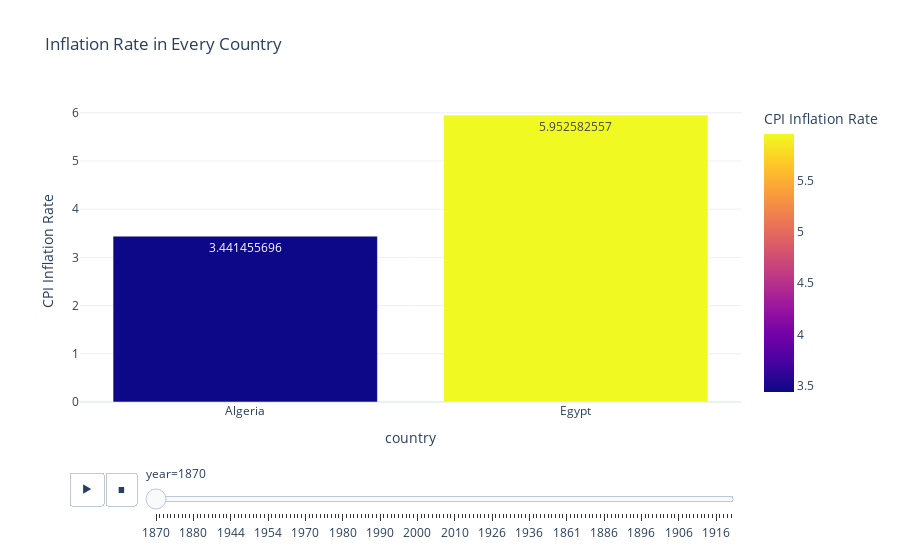

Here is the notebook cell this chart was saved with:
### Code cell
# Inflation rate bar chart by country and year
fig = px.bar(df, x='country', y='inflation_annual_cpi', color='inflation_annual_cpi', animation_frame='year', text='inflation_annual_cpi', labels={'inflation_annual_cpi': 'CPI Inflation Rate'}, template='plotly_white', title='Inflation Rate in Every Country')
fig.show()

### Figure 1 — Plotly figure (JSON) as saved in the notebook; plotly's stock layout.template omitted (floating-point values rounded to 4 significant figures)
{"data": [{"hovertemplate": "year=1870<br>country=%{x}<br>CPI Inflation Rate=%{marker.color}<extra></extra>", "legendgroup": "", "marker": {"color": [3.441, 5.953], "coloraxis": "coloraxis", "pattern": {"shape": ""}}, "name": "", "orientation": "v", "showlegend": false, "text": [3.441, 5.953], "textposition": "auto", "type": "bar", "x": ["Algeria", "Egypt"], "xaxis": "x", "y": [3.441, 5.953], "yaxis": "y"}], "layout": {"barmode": "relative", "coloraxis": {"colorbar": {"title": {"text": "CPI Inflation Rate"}}, "colorscale": [[0, "#0d0887"], [0.1111, "#46039f"], [0.2222, "#7201a8"], [0.3333, "#9c179e"], [0.4444, "#bd3786"], [0.5556, "#d8576b"], [0.6667, "#ed7953"], [0.7778, "#fb9f3a"], [0.8889, "#fdca26"], [1, "#f0f921"]]}, "legend": {"tracegroupgap": 0}, "sliders": [{"active": 0, "currentvalue": {"prefix": "year="}, "len": 0.9, "pad": {"b": 10, "t": 60}, "steps": [{"args": [["1870"], {"frame": {"duration": 0, "redraw": true}, "fromcurrent": true, "mode": "immediate", "transition": {"duration": 0, "easing": "linear"}}], "label": "1870", "method": "animate"}, {"args": [["1871"], {"frame": {"duration": 0, "redraw": true}, "fromcurrent": true, "mode": "immediate", "transition": {"duration": 0, "easing": "linear"}}], "label": "1871", "method": "animate"}, {"args": [["1872"], {"frame": {"duration": 0, "redraw": true}, "fromcurrent": true, "mode": "immediate", "transition": {"duration": 0, "easing": "linear"}}], "label": "1872", "method": "animate"}, {"args": [["1873"], {"frame": {"duration": 0, "redraw": true}, "fromcurrent": true, "mode": "immediate", "transition": {"duration": 0, "easing": "linear"}}], "label": "1873", "method": "animate"}, {"args": [["1874"], {"frame": {"duration": 0, "redraw": true}, "fromcurrent": true, "mode": "immediate", "transition": {"duration": 0, "easing": "linear"}}], "label": "1874", "method": "animate"}, {"args": [["1875"], {"frame": {"duration": 0, "redraw": true}, "fromcurrent": true, "mode": "immediate", "transition": {"duration": 0, "easing": "linear"}}], "label": "1875", "method": "animate"}, {"args": [["1876"], {"frame": {"duration": 0, "redraw": true}, "fromcurrent": true, "mode": "immediate", "transition": {"duration": 0, "easing": "linear"}}], "label": "1876", "method": "animate"}, {"args": [["1877"], {"frame": {"duration": 0, "redraw": true}, "fromcurrent": true, "mode": "immediate", "transition": {"duration": 0, "easing": "linear"}}], "label": "1877", "method": "animate"}, {"args": [["1878"], {"frame": {"duration": 0, "redraw": true}, "fromcurrent": true, "mode": "immediate", "transition": {"duration": 0, "easing": "linear"}}], "label": "1878", "method": "animate"}, {"args": [["1879"], {"frame": {"duration": 0, "redraw": true}, "fromcurrent": true, "mode": "immediate", "transition": {"duration": 0, "easing": "linear"}}], "label": "1879", "method": "animate"}, {"args": [["1880"], {"frame": {"duration": 0, "redraw": true}, "fromcurrent": true, "mode": "immediate", "transition": {"duration": 0, "easing": "linear"}}], "label": "1880", "method": "animate"}, {"args": [["1881"], {"frame": {"duration": 0, "redraw": true}, "fromcurrent": true, "mode": "immediate", "transition": {"duration": 0, "easing": "linear"}}], "label": "1881", "method": "animate"}, {"args": [["1882"], {"frame": {"duration": 0, "redraw": true}, "fromcurrent": true, "mode": "immediate", "transition": {"duration": 0, "easing": "linear"}}], "label": "1882", "method": "animate"}, {"args": [["1883"], {"frame": {"duration": 0, "redraw": true}, "fromcurrent": true, "mode": "immediate", "transition": {"duration": 0, "easing": "linear"}}], "label": "1883", "method": "animate"}, {"args": [["1884"], {"frame": {"duration": 0, "redraw": true}, "fromcurrent": true, "mode": "immediate", "transition": {"duration": 0, "easing": "linear"}}], "label": "1884", "method": "animate"}, {"args": [["1939"], {"frame": {"duration": 0, "redraw": true}, "fromcurrent": true, "mode": "immediate", "transition": {"duration": 0, "easing": "linear"}}], "label": "1939", "method": "animate"}, {"args": [["1940"], {"frame": {"duration": 0, "redraw": true}, "fromcurrent": true, "mode": "immediate", "transition": {"duration": 0, "easing": "linear"}}], "label": "1940", "method": "animate"}, {"args": [["1941"], {"frame": {"duration": 0, "redraw": true}, "fromcurrent": true, "mode": "immediate", "transition": {"duration": 0, "easing": "linear"}}], "label": "1941", "method": "animate"}, {"args": [["1942"], {"frame": {"duration": 0, "redraw": true}, "fromcurrent": true, "mode": "immediate", "transition": {"duration": 0, "easing": "linear"}}], "label": "1942", "method": "animate"}, {"args": [["1943"], {"frame": {"duration": 0, "redraw": true}, "fromcurrent": true, "mode": "immediate", "transition": {"duration": 0, "easing": "linear"}}], "label": "1943", "method": "animate"}, {"args": [["1944"], {"frame": {"duration": 0, "redraw": true}, "fromcurrent": true, "mode": "immediate", "transition": {"duration": 0, "easing": "linear"}}], "label": "1944", "method": "animate"}, {"args": [["1945"], {"frame": {"duration": 0, "redraw": true}, "fromcurrent": true, "mode": "immediate", "transition": {"duration": 0, "easing": "linear"}}], "label": "1945", "method": "animate"}, {"args": [["1946"], {"frame": {"duration": 0, "redraw": true}, "fromcurrent": true, "mode": "immediate", "transition": {"duration": 0, "easing": "linear"}}], "label": "1946", "method": "animate"}, {"args": [["1947"], {"frame": {"duration": 0, "redraw": true}, "fromcurrent": true, "mode": "immediate", "transition": {"duration": 0, "easing": "linear"}}], "label": "1947", "method": "animate"}, {"args": [["1948"], {"frame": {"duration": 0, "redraw": true}, "fromcurrent": true, "mode": "immediate", "transition": {"duration": 0, "easing": "linear"}}], "label": "1948", "method": "animate"}, {"args": [["1949"], {"frame": {"duration": 0, "redraw": true}, "fromcurrent": true, "mode": "immediate", "transition": {"duration": 0, "easing": "linear"}}], "label": "1949", "method": "animate"}, {"args": [["1950"], {"frame": {"duration": 0, "redraw": true}, "fromcurrent": true, "mode": "immediate", "transition": {"duration": 0, "easing": "linear"}}], "label": "1950", "method": "animate"}, {"args": [["1951"], {"frame": {"duration": 0, "redraw": true}, "fromcurrent": true, "mode": "immediate", "transition": {"duration": 0, "easing": "linear"}}], "label": "1951", "method": "animate"}, {"args": [["1952"], {"frame": {"duration": 0, "redraw": true}, "fromcurrent": true, "mode": "immediate", "transition": {"duration": 0, "easing": "linear"}}], "label": "1952", "method": "animate"}, {"args": [["1953"], {"frame": {"duration": 0, "redraw": true}, "fromcurrent": true, "mode": "immediate", "transition": {"duration": 0, "easing": "linear"}}], "label": "1953", "method": "animate"}, {"args": [["1954"], {"frame": {"duration": 0, "redraw": true}, "fromcurrent": true, "mode": "immediate", "transition": {"duration": 0, "easing": "linear"}}], "label": "1954", "method": "animate"}, {"args": [["1955"], {"frame": {"duration": 0, "redraw": true}, "fromcurrent": true, "mode": "immediate", "transition": {"duration": 0, "easing": "linear"}}], "label": "1955", "method": "animate"}, {"args": [["1956"], {"frame": {"duration": 0, "redraw": true}, "fromcurrent": true, "mode": "immediate", "transition": {"duration": 0, "easing": "linear"}}], "label": "1956", "method": "animate"}, {"args": [["1957"], {"frame": {"duration": 0, "redraw": true}, "fromcurrent": true, "mode": "immediate", "transition": {"duration": 0, "easing": "linear"}}], "label": "1957", "method": "animate"}, {"args": [["1958"], {"frame": {"duration": 0, "redraw": true}, "fromcurrent": true, "mode": "immediate", "transition": {"duration": 0, "easing": "linear"}}], "label": "1958", "method": "animate"}, {"args": [["1959"], {"frame": {"duration": 0, "redraw": true}, "fromcurrent": true, "mode": "immediate", "transition": {"duration": 0, "easing": "linear"}}], "label": "1959", "method": "animate"}, {"args": [["1960"], {"frame": {"duration": 0, "redraw": true}, "fromcurrent": true, "mode": "immediate", "transition": {"duration": 0, "easing": "linear"}}], "label": "1960", "method": "animate"}, {"args": [["1961"], {"frame": {"duration": 0, "redraw": true}, "fromcurrent": true, "mode": "immediate", "transition": {"duration": 0, "easing": "linear"}}], "label": "1961", "method": "animate"}, {"args": [["1968"], {"frame": {"duration": 0, "redraw": true}, "fromcurrent": true, "mode": "immediate", "transition": {"duration": 0, "easing": "linear"}}], "label": "1968", "method": "animate"}, {"args": [["1969"], {"frame": {"duration": 0, "redraw": true}, "fromcurrent": true, "mode": "immediate", "transition": {"duration": 0, "easing": "linear"}}], "label": "1969", "method": "animate"}, {"args": [["1970"], {"frame": {"duration": 0, "redraw": true}, "fromcurrent": true, "mode": "immediate", "transition": {"duration": 0, "easing": "linear"}}], "label": "1970", "method": "animate"}, {"args": [["1971"], {"frame": {"duration": 0, "redraw": true}, "fromcurrent": true, "mode": "immediate", "transition": {"duration": 0, "easing": "linear"}}], "label": "1971", "method": "animate"}, {"args": [["1972"], {"frame": {"duration": 0, "redraw": true}, "fromcurrent": true, "mode": "immediate", "transition": {"duration": 0, "easing": "linear"}}], "label": "1972", "method": "animate"}, {"args": [["1973"], {"frame": {"duration": 0, "redraw": true}, "fromcurrent": true, "mode": "immediate", "transition": {"duration": 0, "easing": "linear"}}], "label": "1973", "method": "animate"}, {"args": [["1974"], {"frame": {"duration": 0, "redraw": true}, "fromcurrent": true, "mode": "immediate", "transition": {"duration": 0, "easing": "linear"}}], "label": "1974", "method": "animate"}, {"args": [["1975"], {"frame": {"duration": 0, "redraw": true}, "fromcurrent": true, "mode": "immediate", "transition": {"duration": 0, "easing": "linear"}}], "label": "1975", "method": "animate"}, {"args": [["1976"], {"frame": {"duration": 0, "redraw": true}, "fromcurrent": true, "mode": "immediate", "transition": {"duration": 0, "easing": "linear"}}], "label": "1976", "method": "animate"}, {"args": [["1977"], {"frame": {"duration": 0, "redraw": true}, "fromcurrent": true, "mode": "immediate", "transition": {"duration": 0, "easing": "linear"}}], "label": "1977", "method": "animate"}, {"args": [["1978"], {"frame": {"duration": 0, "redraw": true}, "fromcurrent": true, "mode": "immediate", "transition": {"duration": 0, "easing": "linear"}}], "label": "1978", "method": "animate"}, {"args": [["1979"], {"frame": {"duration": 0, "redraw": true}, "fromcurrent": true, "mode": "immediate", "transition": {"duration": 0, "easing": "linear"}}], "label": "1979", "method": "animate"}, {"args": [["1980"], {"frame": {"duration": 0, "redraw": true}, "fromcurrent": true, "mode": "immediate", "transition": {"duration": 0, "easing": "linear"}}], "label": "1980", "method": "animate"}, {"args": [["1981"], {"frame": {"duration": 0, "redraw": true}, "fromcurrent": true, "mode": "immediate", "transition": {"duration": 0, "easing": "linear"}}], "label": "1981", "method": "animate"}, {"args": [["1982"], {"frame": {"duration": 0, "redraw": true}, "fromcurrent": true, "mode": "immediate", "transition": {"duration": 0, "easing": "linear"}}], "label": "1982", "method": "animate"}, {"args": [["1983"], {"frame": {"duration": 0, "redraw": true}, "fromcurrent": true, "mode": "immediate", "transition": {"duration": 0, "easing": "linear"}}], "label": "1983", "method": "animate"}, {"args": [["1984"], {"frame": {"duration": 0, "redraw": true}, "fromcurrent": true, "mode": "immediate", "transition": {"duration": 0, "easing": "linear"}}], "label": "1984", "method": "animate"}, {"args": [["1985"], {"frame": {"duration": 0, "redraw": true}, "fromcurrent": true, "mode": "immediate", "transition": {"duration": 0, "easing": "linear"}}], "label": "1985", "method": "animate"}, {"args": [["1986"], {"frame": {"duration": 0, "redraw": true}, "fromcurrent": true, "mode": "immediate", "transition": {"duration": 0, "easing": "linear"}}], "label": "1986", "method": "animate"}, {"args": [["1987"], {"frame": {"duration": 0, "redraw": true}, "fromcurrent": true, "mode": "immediate", "transition": {"duration": 0, "easing": "linear"}}], "label": "1987", "method": "animate"}, {"args": [["1988"], {"frame": {"duration": 0, "redraw": true}, "fromcurrent": true, "mode": "immediate", "transition": {"duration": 0, "easing": "linear"}}], "label": "1988", "method": "animate"}, {"args": [["1989"], {"frame": {"duration": 0, "redraw": true}, "fromcurrent": true, "mode": "immediate", "transition": {"duration": 0, "easing": "linear"}}], "label": "1989", "method": "animate"}, {"args": [["1990"], {"frame": {"duration": 0, "redraw": true}, "fromcurrent": true, "mode": "immediate", "transition": {"duration": 0, "easing": "linear"}}], "label": "1990", "method": "animate"}, {"args": [["1991"], {"frame": {"duration": 0, "redraw": true}, "fromcurrent": true, "mode": "immediate", "transition": {"duration": 0, "easing": "linear"}}], "label": "1991", "method": "animate"}, {"args": [["1992"], {"frame": {"duration": 0, "redraw": true}, "fromcurrent": true, "mode": "immediate", "transition": {"duration": 0, "easing": "linear"}}], "label": "1992", "method": "animate"}, {"args": [["1993"], {"frame": {"duration": 0, "redraw": true}, "fromcurrent": true, "mode": "immediate", "transition": {"duration": 0, "easing": "linear"}}], "label": "1993", "method": "animate"}, {"args": [["1994"], {"frame": {"duration": 0, "redraw": true}, "fromcurrent": true, "mode": "immediate", "transition": {"duration": 0, "easing": "linear"}}], "label": "1994", "method": "animate"}, {"args": [["1995"], {"frame": {"duration": 0, "redraw": true}, "fromcurrent": true, "mode": "immediate", "transition": {"duration": 0, "easing": "linear"}}], "label": "1995", "method": "animate"}, {"args": [["1996"], {"frame": {"duration": 0, "redraw": true}, "fromcurrent": true, "mode": "immediate", "transition": {"duration": 0, "easing": "linear"}}], "label": "1996", "method": "animate"}, {"args": [["1997"], {"frame": {"duration": 0, "redraw": true}, "fromcurrent": true, "mode": "immediate", "transition": {"duration": 0, "easing": "linear"}}], "label": "1997", "method": "animate"}, {"args": [["1998"], {"frame": {"duration": 0, "redraw": true}, "fromcurrent": true, "mode": "immediate", "transition": {"duration": 0, "easing": "linear"}}], "label": "1998", "method": "animate"}, {"args": [["1999"], {"frame": {"duration": 0, "redraw": true}, "fromcurrent": true, "mode": "immediate", "transition": {"duration": 0, "easing": "linear"}}], "label": "1999", "method": "animate"}, {"args": [["2000"], {"frame": {"duration": 0, "redraw": true}, "fromcurrent": true, "mode": "immediate", "transition": {"duration": 0, "easing": "linear"}}], "label": "2000", "method": "animate"}, {"args": [["2001"], {"frame": {"duration": 0, "redraw": true}, "fromcurrent": true, "mode": "immediate", "transition": {"duration": 0, "easing": "linear"}}], "label": "2001", "method": "animate"}, {"args": [["2002"], {"frame": {"duration": 0, "redraw": true}, "fromcurrent": true, "mode": "immediate", "transition": {"duration": 0, "easing": "linear"}}], "label": "2002", "method": "animate"}, {"args": [["2003"], {"frame": {"duration": 0, "redraw": true}, "fromcurrent": true, "mode": "immediate", "transition": {"duration": 0, "easing": "linear"}}], "label": "2003", "method": "animate"}, {"args": [["2004"], {"frame": {"duration": 0, "redraw": true}, "fromcurrent": true, "mode": "immediate", "transition": {"duration": 0, "easing": "linear"}}], "label": "2004", "method": "animate"}, {"args": [["2005"], {"frame": {"duration": 0, "redraw": true}, "fromcurrent": true, "mode": "immediate", "transition": {"duration": 0, "easing": "linear"}}], "label": "2005", "method": "animate"}, {"args": [["2006"], {"frame": {"duration": 0, "redraw": true}, "fromcurrent": true, "mode": "immediate", "transition": {"duration": 0, "easing": "linear"}}], "label": "2006", "method": "animate"}, {"args": [["2007"], {"frame": {"duration": 0, "redraw": true}, "fromcurrent": true, "mode": "immediate", "transition": {"duration": 0, "easing": "linear"}}], "label": "2007", "method": "animate"}, {"args": [["2008"], {"frame": {"duration": 0, "redraw": true}, "fromcurrent": true, "mode": "immediate", "transition": {"duration": 0, "easing": "linear"}}], "label": "2008", "method": "animate"}, {"args": [["2009"], {"frame": {"duration": 0, "redraw": true}, "fromcurrent": true, "mode": "immediate", "transition": {"duration": 0, "easing": "linear"}}], "label": "2009", "method": "animate"}, {"args": [["2010"], {"frame": {"duration": 0, "redraw": true}, "fromcurrent": true, "mode": "immediate", "transition": {"duration": 0, "easing": "linear"}}], "label": "2010", "method": "animate"}, {"args": [["2011"], {"frame": {"duration": 0, "redraw": true}, "fromcurrent": true, "mode": "immediate", "transition": {"duration": 0, "easing": "linear"}}], "label": "2011", "method": "animate"}, {"args": [["2012"], {"frame": {"duration": 0, "redraw": true}, "fromcurrent": true, "mode": "immediate", "transition": {"duration": 0, "easing": "linear"}}], "label": "2012", "method": "animate"}, {"args": [["2013"], {"frame": {"duration": 0, "redraw": true}, "fromcurrent": true, "mode": "immediate", "transition": {"duration": 0, "easing": "linear"}}], "label": "2013", "method": "animate"}, {"args": [["2014"], {"frame": {"duration": 0, "redraw": true}, "fromcurrent": true, "mode": "immediate", "transition": {"duration": 0, "easing": "linear"}}], "label": "2014", "method": "animate"}, {"args": [["1921"], {"frame": {"duration": 0, "redraw": true}, "fromcurrent": true, "mode": "immediate", "transition": {"duration": 0, "easing": "linear"}}], "label": "1921", "method": "animate"}, {"args": [["1922"], {"frame": {"duration": 0, "redraw": true}, "fromcurrent": true, "mode": "immediate", "transition": {"duration": 0, "easing": "linear"}}], "label": "1922", "method": "animate"}, {"args": [["1923"], {"frame": {"duration": 0, "redraw": true}, "fromcurrent": true, "mode": "immediate", "transition": {"duration": 0, "easing": "linear"}}], "label": "1923", "method": "animate"}, {"args": [["1924"], {"frame": {"duration": 0, "redraw": true}, "fromcurrent": true, "mode": "immediate", "transition": {"duration": 0, "easing": "linear"}}], "label": "1924", "method": "animate"}, {"args": [["1925"], {"frame": {"duration": 0, "redraw": true}, "fromcurrent": true, "mode": "immediate", "transition": {"duration": 0, "easing": "linear"}}], "label": "1925", "method": "animate"}, {"args": [["1926"], {"frame": {"duration": 0, "redraw": true}, "fromcurrent": true, "mode": "immediate", "transition": {"duration": 0, "easing": "linear"}}], "label": "1926", "method": "animate"}, {"args": [["1927"], {"frame": {"duration": 0, "redraw": true}, "fromcurrent": true, "mode": "immediate", "transition": {"duration": 0, "easing": "linear"}}], "label": "1927", "method": "animate"}, {"args": [["1928"], {"frame": {"duration": 0, "redraw": true}, "fromcurrent": true, "mode": "immediate", "transition": {"duration": 0, "easing": "linear"}}], "label": "1928", "method": "animate"}, {"args": [["1929"], {"frame": {"duration": 0, "redraw": true}, "fromcurrent": true, "mode": "immediate", "transition": {"duration": 0, "easing": "linear"}}], "label": "1929", "method": "animate"}, {"args": [["1930"], {"frame": {"duration": 0, "redraw": true}, "fromcurrent": true, "mode": "immediate", "transition": {"duration": 0, "easing": "linear"}}], "label": "1930", "method": "animate"}, {"args": [["1931"], {"frame": {"duration": 0, "redraw": true}, "fromcurrent": true, "mode": "immediate", "transition": {"duration": 0, "easing": "linear"}}], "label": "1931", "method": "animate"}, {"args": [["1932"], {"frame": {"duration": 0, "redraw": true}, "fromcurrent": true, "mode": "immediate", "transition": {"duration": 0, "easing": "linear"}}], "label": "1932", "method": "animate"}, {"args": [["1933"], {"frame": {"duration": 0, "redraw": true}, "fromcurrent": true, "mode": "immediate", "transition": {"duration": 0, "easing": "linear"}}], "label": "1933", "method": "animate"}, {"args": [["1934"], {"frame": {"duration": 0, "redraw": true}, "fromcurrent": true, "mode": "immediate", "transition": {"duration": 0, "easing": "linear"}}], "label": "1934", "method": "animate"}, {"args": [["1935"], {"frame": {"duration": 0, "redraw": true}, "fromcurrent": true, "mode": "immediate", "transition": {"duration": 0, "easing": "linear"}}], "label": "1935", "method": "animate"}, {"args": [["1936"], {"frame": {"duration": 0, "redraw": true}, "fromcurrent": true, "mode": "immediate", "transition": {"duration": 0, "easing": "linear"}}], "label": "1936", "method": "animate"}, {"args": [["1937"], {"frame": {"duration": 0, "redraw": true}, "fromcurrent": true, "mode": "immediate", "transition": {"duration": 0, "easing": "linear"}}], "label": "1937", "method": "animate"}, {"args": [["1938"], {"frame": {"duration": 0, "redraw": true}, "fromcurrent": true, "mode": "immediate", "transition": {"duration": 0, "easing": "linear"}}], "label": "1938", "method": "animate"}, {"args": [["1962"], {"frame": {"duration": 0, "redraw": true}, "fromcurrent": true, "mode": "immediate", "transition": {"duration": 0, "easing": "linear"}}], "label": "1962", "method": "animate"}, {"args": [["1963"], {"frame": {"duration": 0, "redraw": true}, "fromcurrent": true, "mode": "immediate", "transition": {"duration": 0, "easing": "linear"}}], "label": "1963", "method": "animate"}, {"args": [["1964"], {"frame": {"duration": 0, "redraw": true}, "fromcurrent": true, "mode": "immediate", "transition": {"duration": 0, "easing": "linear"}}], "label": "1964", "method": "animate"}, {"args": [["1965"], {"frame": {"duration": 0, "redraw": true}, "fromcurrent": true, "mode": "immediate", "transition": {"duration": 0, "easing": "linear"}}], "label": "1965", "method": "animate"}, {"args": [["1966"], {"frame": {"duration": 0, "redraw": true}, "fromcurrent": true, "mode": "immediate", "transition": {"duration": 0, "easing": "linear"}}], "label": "1966", "method": "animate"}, {"args": [["1967"], {"frame": {"duration": 0, "redraw": true}, "fromcurrent": true, "mode": "immediate", "transition": {"duration": 0, "easing": "linear"}}], "label": "1967", "method": "animate"}, {"args": [["1860"], {"frame": {"duration": 0, "redraw": true}, "fromcurrent": true, "mode": "immediate", "transition": {"duration": 0, "easing": "linear"}}], "label": "1860", "method": "animate"}, {"args": [["1861"], {"frame": {"duration": 0, "redraw": true}, "fromcurrent": true, "mode": "immediate", "transition": {"duration": 0, "easing": "linear"}}], "label": "1861", "method": "animate"}, {"args": [["1862"], {"frame": {"duration": 0, "redraw": true}, "fromcurrent": true, "mode": "immediate", "transition": {"duration": 0, "easing": "linear"}}], "label": "1862", "method": "animate"}, {"args": [["1863"], {"frame": {"duration": 0, "redraw": true}, "fromcurrent": true, "mode": "immediate", "transition": {"duration": 0, "easing": "linear"}}], "label": "1863", "method": "animate"}, {"args": [["1864"], {"frame": {"duration": 0, "redraw": true}, "fromcurrent": true, "mode": "immediate", "transition": {"duration": 0, "easing": "linear"}}], "label": "1864", "method": "animate"}, {"args": [["1865"], {"frame": {"duration": 0, "redraw": true}, "fromcurrent": true, "mode": "immediate", "transition": {"duration": 0, "easing": "linear"}}], "label": "1865", "method": "animate"}, {"args": [["1866"], {"frame": {"duration": 0, "redraw": true}, "fromcurrent": true, "mode": "immediate", "transition": {"duration": 0, "easing": "linear"}}], "label": "1866", "method": "animate"}, {"args": [["1867"], {"frame": {"duration": 0, "redraw": true}, "fromcurrent": true, "mode": "immediate", "transition": {"duration": 0, "easing": "linear"}}], "label": "1867", "method": "animate"}, {"args": [["1868"], {"frame": {"duration": 0, "redraw": true}, "fromcurrent": true, "mode": "immediate", "transition": {"duration": 0, "easing": "linear"}}], "label": "1868", "method": "animate"}, {"args": [["1869"], {"frame": {"duration": 0, "redraw": true}, "fromcurrent": true, "mode": "immediate", "transition": {"duration": 0, "easing": "linear"}}], "label": "1869", "method": "animate"}, {"args": [["1885"], {"frame": {"duration": 0, "redraw": true}, "fromcurrent": true, "mode": "immediate", "transition": {"duration": 0, "easing": "linear"}}], "label": "1885", "method": "animate"}, {"args": [["1886"], {"frame": {"duration": 0, "redraw": true}, "fromcurrent": true, "mode": "immediate", "transition": {"duration": 0, "easing": "linear"}}], "label": "1886", "method": "animate"}, {"args": [["1887"], {"frame": {"duration": 0, "redraw": true}, "fromcurrent": true, "mode": "immediate", "transition": {"duration": 0, "easing": "linear"}}], "label": "1887", "method": "animate"}, {"args": [["1888"], {"frame": {"duration": 0, "redraw": true}, "fromcurrent": true, "mode": "immediate", "transition": {"duration": 0, "easing": "linear"}}], "label": "1888", "method": "animate"}, {"args": [["1889"], {"frame": {"duration": 0, "redraw": true}, "fromcurrent": true, "mode": "immediate", "transition": {"duration": 0, "easing": "linear"}}], "label": "1889", "method": "animate"}, {"args": [["1890"], {"frame": {"duration": 0, "redraw": true}, "fromcurrent": true, "mode": "immediate", "transition": {"duration": 0, "easing": "linear"}}], "label": "1890", "method": "animate"}, {"args": [["1891"], {"frame": {"duration": 0, "redraw": true}, "fromcurrent": true, "mode": "immediate", "transition": {"duration": 0, "easing": "linear"}}], "label": "1891", "method": "animate"}, {"args": [["1892"], {"frame": {"duration": 0, "redraw": true}, "fromcurrent": true, "mode": "immediate", "transition": {"duration": 0, "easing": "linear"}}], "label": "1892", "method": "animate"}, {"args": [["1893"], {"frame": {"duration": 0, "redraw": true}, "fromcurrent": true, "mode": "immediate", "transition": {"duration": 0, "easing": "linear"}}], "label": "1893", "method": "animate"}, {"args": [["1894"], {"frame": {"duration": 0, "redraw": true}, "fromcurrent": true, "mode": "immediate", "transition": {"duration": 0, "easing": "linear"}}], "label": "1894", "method": "animate"}, {"args": [["1895"], {"frame": {"duration": 0, "redraw": true}, "fromcurrent": true, "mode": "immediate", "transition": {"duration": 0, "easing": "linear"}}], "label": "1895", "method": "animate"}, {"args": [["1896"], {"frame": {"duration": 0, "redraw": true}, "fromcurrent": true, "mode": "immediate", "transition": {"duration": 0, "easing": "linear"}}], "label": "1896", "method": "animate"}, {"args": [["1897"], {"frame": {"duration": 0, "redraw": true}, "fromcurrent": true, "mode": "immediate", "transition": {"duration": 0, "easing": "linear"}}], "label": "1897", "method": "animate"}, {"args": [["1898"], {"frame": {"duration": 0, "redraw": true}, "fromcurrent": true, "mode": "immediate", "transition": {"duration": 0, "easing": "linear"}}], "label": "1898", "method": "animate"}, {"args": [["1899"], {"frame": {"duration": 0, "redraw": true}, "fromcurrent": true, "mode": "immediate", "transition": {"duration": 0, "easing": "linear"}}], "label": "1899", "method": "animate"}, {"args": [["1900"], {"frame": {"duration": 0, "redraw": true}, "fromcurrent": true, "mode": "immediate", "transition": {"duration": 0, "easing": "linear"}}], "label": "1900", "method": "animate"}, {"args": [["1901"], {"frame": {"duration": 0, "redraw": true}, "fromcurrent": true, "mode": "immediate", "transition": {"duration": 0, "easing": "linear"}}], "label": "1901", "method": "animate"}, {"args": [["1902"], {"frame": {"duration": 0, "redraw": true}, "fromcurrent": true, "mode": "immediate", "transition": {"duration": 0, "easing": "linear"}}], "label": "1902", "method": "animate"}, {"args": [["1903"], {"frame": {"duration": 0, "redraw": true}, "fromcurrent": true, "mode": "immediate", "transition": {"duration": 0, "easing": "linear"}}], "label": "1903", "method": "animate"}, {"args": [["1904"], {"frame": {"duration": 0, "redraw": true}, "fromcurrent": true, "mode": "immediate", "transition": {"duration": 0, "easing": "linear"}}], "label": "1904", "method": "animate"}, {"args": [["1905"], {"frame": {"duration": 0, "redraw": true}, "fromcurrent": true, "mode": "immediate", "transition": {"duration": 0, "easing": "linear"}}], "label": "1905", "method": "animate"}, {"args": [["1906"], {"frame": {"duration": 0, "redraw": true}, "fromcurrent": true, "mode": "immediate", "transition": {"duration": 0, "easing": "linear"}}], "label": "1906", "method": "animate"}, {"args": [["1907"], {"frame": {"duration": 0, "redraw": true}, "fromcurrent": true, "mode": "immediate", "transition": {"duration": 0, "easing": "linear"}}], "label": "1907", "method": "animate"}, {"args": [["1908"], {"frame": {"duration": 0, "redraw": true}, "fromcurrent": true, "mode": "immediate", "transition": {"duration": 0, "easing": "linear"}}], "label": "1908", "method": "animate"}, {"args": [["1909"], {"frame": {"duration": 0, "redraw": true}, "fromcurrent": true, "mode": "immediate", "transition": {"duration": 0, "easing": "linear"}}], "label": "1909", "method": "animate"}, {"args": [["1910"], {"frame": {"duration": 0, "redraw": true}, "fromcurrent": true, "mode": "immediate", "transition": {"duration": 0, "easing": "linear"}}], "label": "1910", "method": "animate"}, {"args": [["1911"], {"frame": {"duration": 0, "redraw": true}, "fromcurrent": true, "mode": "immediate", "transition": {"duration": 0, "easing": "linear"}}], "label": "1911", "method": "animate"}, {"args": [["1912"], {"frame": {"duration": 0, "redraw": true}, "fromcurrent": true, "mode": "immediate", "transition": {"duration": 0, "easing": "linear"}}], "label": "1912", "method": "animate"}, {"args": [["1913"], {"frame": {"duration": 0, "redraw": true}, "fromcurrent": true, "mode": "immediate", "transition": {"duration": 0, "easing": "linear"}}], "label": "1913", "method": "animate"}, {"args": [["1914"], {"frame": {"duration": 0, "redraw": true}, "fromcurrent": true, "mode": "immediate", "transition": {"duration": 0, "easing": "linear"}}], "label": "1914", "method": "animate"}, {"args": [["1915"], {"frame": {"duration": 0, "redraw": true}, "fromcurrent": true, "mode": "immediate", "transition": {"duration": 0, "easing": "linear"}}], "label": "1915", "method": "animate"}, {"args": [["1916"], {"frame": {"duration": 0, "redraw": true}, "fromcurrent": true, "mode": "immediate", "transition": {"duration": 0, "easing": "linear"}}], "label": "1916", "method": "animate"}, {"args": [["1917"], {"frame": {"duration": 0, "redraw": true}, "fromcurrent": true, "mode": "immediate", "transition": {"duration": 0, "easing": "linear"}}], "label": "1917", "method": "animate"}, {"args": [["1918"], {"frame": {"duration": 0, "redraw": true}, "fromcurrent": true, "mode": "immediate", "transition": {"duration": 0, "easing": "linear"}}], "label": "1918", "method": "animate"}, {"args": [["1919"], {"frame": {"duration": 0, "redraw": true}, "fromcurrent": true, "mode": "immediate", "transition": {"duration": 0, "easing": "linear"}}], "label": "1919", "method": "animate"}, {"args": [["1920"], {"frame": {"duration": 0, "redraw": true}, "fromcurrent": true, "mode": "immediate", "transition": {"duration": 0, "easing": "linear"}}], "label": "1920", "method": "animate"}], "x": 0.1, "xanchor": "left", "y": 0, "yanchor": "top"}], "title": {"text": "Inflation Rate in Every Country"}, "updatemenus": [{"buttons": [{"args": [null, {"frame": {"duration": 500, "redraw": true}, "fromcurrent": true, "mode": "immediate", "transition": {"duration": 500, "easing": "linear"}}], "label": "&#9654;", "method": "animate"}, {"args": [[null], {"frame": {"duration": 0, "redraw": true}, "fromcurrent": true, "mode": "immediate", "transition": {"duration": 0, "easing": "linear"}}], "label": "&#9724;", "method": "animate"}], "direction": "left", "pad": {"r": 10, "t": 70}, "showactive": false, "type": "buttons", "x": 0.1, "xanchor": "right", "y": 0, "yanchor": "top"}], "xaxis": {"anchor": "y", "domain": [0, 1], "title": {"text": "country"}}, "yaxis": {"anchor": "x", "domain": [0, 1], "title": {"text": "CPI Inflation Rate"}}}}
